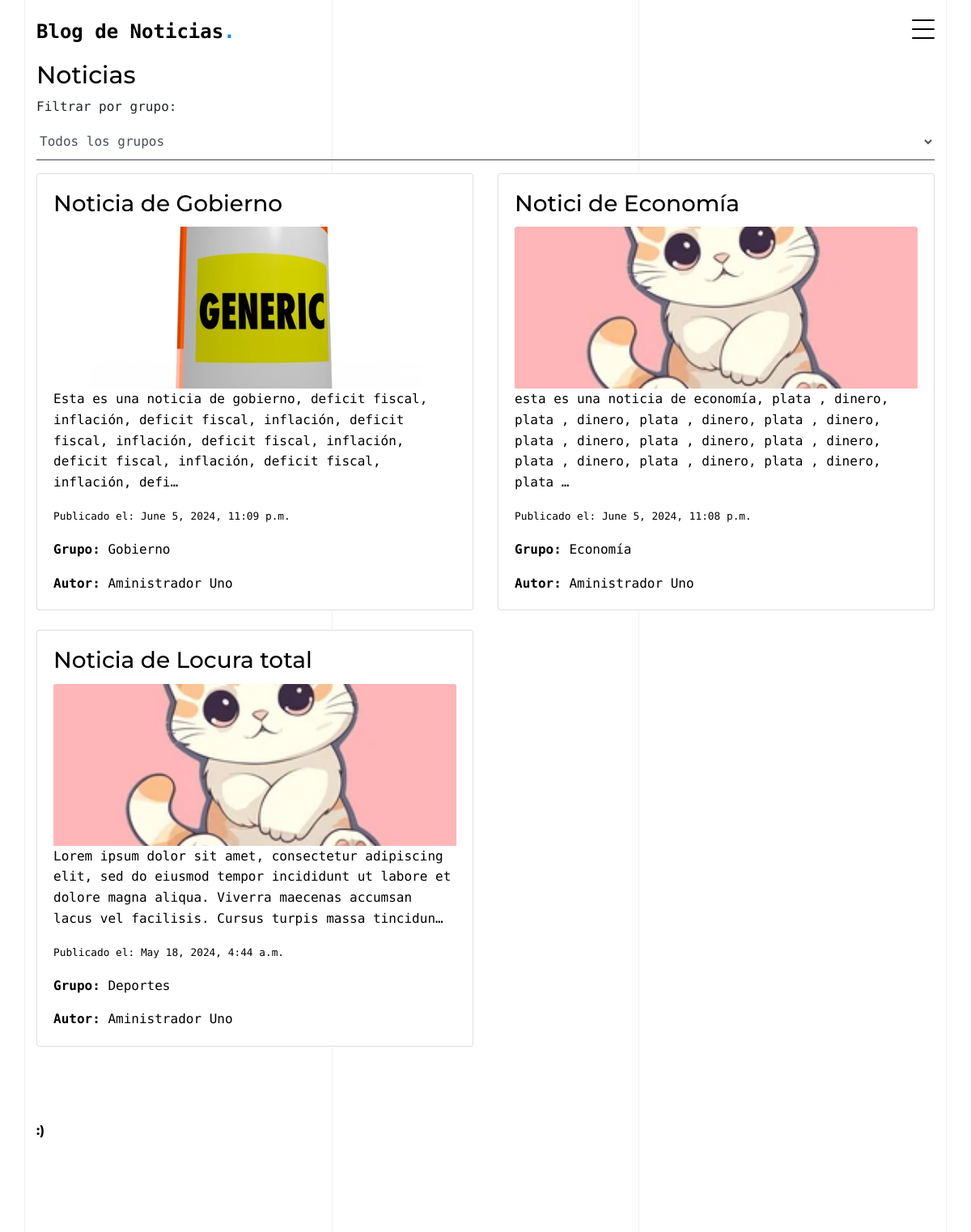
The app's page /ver_noticias with its own data.
### pagina_cms/models.py (models this page shows)
class noticias(models.Model):
    titulo = models.CharField(max_length=200)
    fecha = models.DateTimeField(auto_now=True)
    cuerpo = models.CharField(max_length=3000)
    imagen = models.ImageField(upload_to='')
    grupo = models.ForeignKey(grupos, on_delete=models.RESTRICT)
    autor = models.ForeignKey(usuarios, on_delete=models.RESTRICT)

class grupos(models.Model):
    grupo = models.CharField(max_length=45)

class usuarios(models.Model):
    nombre = models.CharField(max_length=255)
    usuario = models.CharField(max_length=25)
    clave = models.CharField(max_length=25)
    estado = models.CharField(max_length=25)
    nivel = models.CharField(max_length=25)

### pagina_cms/noticias.py (the view)
# urls.py: path('ver_noticias', noticias.ver_noticias, name='ver_noticias'),
def ver_noticias(request):
    grupo_id = request.GET.get('grupo')
    if grupo_id:
        vernoticias = noticias.objects.filter(grupo_id=grupo_id).order_by('-fecha')
    else:
        vernoticias = noticias.objects.all().order_by('-fecha')
    vergrupos = grupos.objects.all()
    return render(request, 'ver_noticias.html', {'noticias': vernoticias, 'grupos': vergrupos, 'grupo_seleccionado': grupo_id})

### pagina_cms/templates/ver_noticias.html (shortened to what this page needs)
{% extends 'base.html' %}
{% load static %}
{% block cuerpo %}
<div class="container">
    <br>
    <br>
    <h2 class="section-heading mt-4">Noticias</h2>
    <form method="GET" action="">
        <div class="form-group">
            <label for="grupo">Filtrar por grupo:</label>
            <select id="grupo" name="grupo" class="form-control" onchange="this.form.submit()">
                <option value="">Todos los grupos</option>
            </select>
        </div>
    </form>
    <div class="row">
        {% for noticia in noticias %}
        <div class="col-lg-6 mb-4">
            <div class="card">
                <div class="card-body">
                    <a href="{% url 'ver_noticia_completa' noticia.id %}" style="text-decoration: none; color: inherit;">
                        <h3 class="card-title">{{ noticia.titulo }}</h3>
                    </a>
                    {% if noticia.imagen %}
                    <img src="{{ noticia.imagen.url }}" class="card-img-top" alt="Imagen de la noticia">
                    {% endif %}
                    <p class="card-text">{{ noticia.cuerpo|truncatechars:200 }}</p>
                    <p class="card-text"><small class="text-muted">Publicado el: {{ noticia.fecha }}</small></p>
                    <p class="card-text"><strong>Grupo:</strong> {{ noticia.grupo.grupo }}</p>
                    <p class="card-text"><strong>Autor:</strong> {{ noticia.autor.nombre }}</p>
                </div>
            </div>
        </div>
        {% endfor %}
    </div>
</div>
{% endblock %}

### pagina_cms/static/css/style.css (style rules this page uses)
body { font-family: "PT Mono", monospace; line-height: 1.6; background: #ffffff; overflow-x: hidden; font-size: 16px; }
body:before { content: ""; position: fixed; top: 0; left: 0; z-index: 99; right: 0; bottom: 0; background: rgba(0, 0, 0, 0.2); opacity: 0; visibility: hidden; -webkit-transition: .3s all ease; -o-transition: .3s all ease; transition: .3s all ease; }
a { color: #0389ff; -webkit-transition: .3s all ease; -o-transition: .3s all ease; transition: .3s all ease; }
h1, .h1, h2, .h2, h3, .h3, h4, .h4 { font-family: "Montserrat", sans-serif; color: #dddde6; }
.form-control, .custom-select { border: none; font-size: 16px; height: 45px; padding-left: 0; padding-right: 0; background: transparent; border-bottom: 1px solid #43434d; border-radius: 0; }
.section-heading { font-size: 30px; color: #000000; }

### pagina_cms/templates/ver_noticias.html (style rules this page uses)
.card-text, .card-title, .text-muted { color: #000 !important; }
.card .card-title { color: #000 !important; }
.card-img-top { height: auto; max-width: 100%; display: block; margin: 0 auto; max-height: 200px; object-fit: cover; }

### records on screen
noticias: titulo "Noticia de Gobierno", imagen (picture), cuerpo "Esta es una noticia de gobierno, deficit fiscal, inflación, deficit fiscal, inflación, deficit fiscal, inflación, deficit fiscal, inflación, deficit fiscal, inflación, deficit fiscal, inflación, defi…", fecha "June 5, 2024, 11:09 p.m.", grupo.grupo "Gobierno", autor.nombre "Aministrador Uno"
noticias: titulo "Notici de Economía", imagen (picture), cuerpo "esta es una noticia de economía, plata , dinero, plata , dinero, plata , dinero, plata , dinero, plata , dinero, plata , dinero, plata , dinero, plata , dinero, plata , dinero, plata , dinero, plata …", fecha "June 5, 2024, 11:08 p.m.", grupo.grupo "Economía", autor.nombre "Aministrador Uno"
noticias: titulo "Noticia de Locura total", imagen (picture), cuerpo "Lorem ipsum dolor sit amet, consectetur adipiscing elit, sed do eiusmod tempor incididunt ut labore et dolore magna aliqua. Viverra maecenas accumsan lacus vel facilisis. Cursus turpis massa tincidun…", fecha "May 18, 2024, 4:44 a.m.", grupo.grupo "Deportes", autor.nombre "Aministrador Uno"
